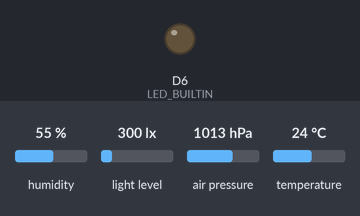
The sketch below on a simulated Arduino MKR. On the bench: output pins drawn as LEDs (lit = HIGH). The inputs (shaded band) are chosen by the test bench; at power-on: humidity 55 %, light level 300 lx, air pressure 1013 hPa, temperature 24 °C. The local clock reads 2024-03-15 10:24:30 at power-on unless the sketch sets it; storage starts empty; what the sketch prints to the serial monitor is not drawn.

Above: at 1.1 s.
Timing chart, 0 to 2.6 s (numbered marks = the images above):
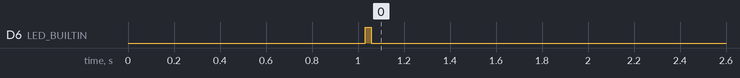

Measured:
- by itself, D6 (LED_BUILTIN): LOW → HIGH at 1.0 s, → LOW 0.03 s later

The sketch:

batterielog.ino
```cpp
/*
  This example shows how to read the MKR env shield once a minute.
  and log it to an SD card, then go into standby mode.
  created 20 April 2019
  by Tom Igoe
*/

#include <RTCZero.h>
#include <SPI.h>
#include <SD.h>
#include <Arduino_MKRENV.h>

// The chip select pin.
// For MKRZero it's SDCARD_SS_PIN
// for MKRENV shield, it's 4
const int  SD_CHIP_SELECT = 4;

// init realtime clock:
RTCZero rtc;

String logFile = "DATALOG.CSV";  // data file name
bool SDAvailable = false;        // SD card slot working?
bool shieldAvailable = false;    // ENV shield working?
volatile bool logWritten = false;// log entry written?

float maxBatteryVoltage = 4.3; // max battery voltage on the MKR series

void setup() {
  Serial.begin(9600);
  // delay 1 second so sleep doesn't occur right away:
  delay(1000);
  // initialize LED pin:
  pinMode(LED_BUILTIN, OUTPUT);

  // initialize SD card:
  SDAvailable = SD.begin(SD_CHIP_SELECT);
  Serial.println("Card working: " + String(SDAvailable));
  shieldAvailable = ENV.begin();
  Serial.println("ENV Shield working: " + String(shieldAvailable));
  // if either is not working, stop:
  while (!shieldAvailable || !SDAvailable) {
    // stop and do nothing
  }

  // open the data file:
  File dataFile = SD.open(logFile, FILE_WRITE);
  // write a header to the file:
  if (dataFile) {
    dataFile.println("date:,time, \
    battery voltage, %, temp (°C),\
    humidity (%), pressure (kPa), \
    illuminance (Lux), UVA, UVB, UVIndex");
    dataFile.close();
  }

  // initialize the realtime clock:
  rtc.begin();
  // set time and date from the compiler:
  setTimeFromCompile();
  setDateFromCompile();

  // set wakeup alarm time, once a minute:
  rtc.setAlarmTime(00, 00, 00);
  rtc.enableAlarm(rtc.MATCH_SS);
  rtc.attachInterrupt(alarmWake);
}

void loop() {
  // turn the LED on when awake:
  digitalWrite(LED_BUILTIN, HIGH);

  // if you haven't written to the log since being awake,
  // take readings and write to log:
  if (!logWritten) {
    // read the battery:
    int adcReading = analogRead(ADC_BATTERY);
    // convert to a voltage:
    float batteryVoltage = adcReading * (maxBatteryVoltage / 1023.0);
    // and a percentage:
    float percentage = (batteryVoltage / maxBatteryVoltage) * 100;

    float temperature = ENV.readTemperature();
    float humidity = ENV.readHumidity();
    float pressure = ENV.readPressure();
    float illuminance = ENV.readLux();
    float uva = ENV.readUVA();
    float uvb = ENV.readUVB();
    float uvIndex = ENV.readUVIndex();

    // If the SD card initialized correctly,
    // write to it:
    if (SDAvailable) {
      File dataFile = SD.open(logFile, FILE_WRITE);
      // convert all the readings to strings
      // and add them to the log entry:
      String logEntry = getDateStamp() + ",";
      logEntry += getTimeStamp() + ",";
      logEntry += String(batteryVoltage) + ",";
      logEntry += String(percentage) + ",";
      logEntry += String(temperature) + ",";
      logEntry += String(humidity) + ",";
      logEntry += String(pressure) + ",";
      logEntry += String(illuminance) + ",";
      logEntry += String(uva) + ",";
      logEntry += String(uvb) + ",";
      logEntry += String(uvIndex);
      // write the log entry to the file:
      dataFile.println(logEntry);
      dataFile.close();
      logWritten = true;
    }
  }
  // turn the LED off:
  digitalWrite(LED_BUILTIN, LOW);
  rtc.standbyMode();
}

void alarmWake() {
  logWritten = false;
}

// format the time as hh:mm:ss
String getTimeStamp() {
  String timestamp = "";
  if (rtc.getHours() <= 9) timestamp += "0";
  timestamp += rtc.getHours();
  timestamp += ":";
  if (rtc.getMinutes() <= 9) timestamp += "0";
  timestamp += rtc.getMinutes();
  timestamp += ":";
  if (rtc.getSeconds() <= 9) timestamp += "0";
  timestamp += rtc.getSeconds();
  return timestamp;
}

// format the date as dd-mm-yyyy:
String getDateStamp() {
  String datestamp = "";
  if (rtc.getDay() <= 9) datestamp += "0";
  datestamp += rtc.getDay();
  datestamp += "-";
  if (rtc.getMonth() <= 9) datestamp += "0";
  datestamp += rtc.getMonth();
  // add century:
  datestamp += "-20";
  if (rtc.getYear() <= 9) datestamp += "0";
  datestamp += rtc.getYear();
  return datestamp;
}


// set the rtc time from the compile time:
void setTimeFromCompile() {
  // get the compile time string:
  String compileTime = String(__TIME__);
  // break the compile time on the colons:
  int h = compileTime.substring(0, 2).toInt();
  int m = compileTime.substring(3, 5).toInt();
  int s = compileTime.substring(6, 8).toInt();

  // set the time from the derived numbers:
  rtc.setTime(h, m, s);
}

// set the rtc time from the compile date:
void setDateFromCompile() {
  String months[] = {
    "Jan", "Feb", "Mar", "Apr", "May", "Jun",
    "Jul", "Aug", "Sep", "Oct", "Nov", "Dec"
  };
  // get the compile date:
  String compileDate = String(__DATE__);

  // get the date substring
  String monthStr = compileDate.substring(0, 3);

  int m = 0;    // variable for the date as an integer
  // see which month matches the month string:
  for (int i = 0; i < 12; i++) {
    if (monthStr == months[i]) {
      // the first month is 1, but its array position is 0, so:
      m = i + 1;
      // no need to continue the rest of the for loop:
      break;
    }
  }

  // get the day and year as substrings, and convert to numbers:
  int d = compileDate.substring(4, 6).toInt();
  int y = compileDate.substring(9, 11).toInt();
  // set the date from the derived numbers:
  rtc.setDate(d, m, y);
}
```
